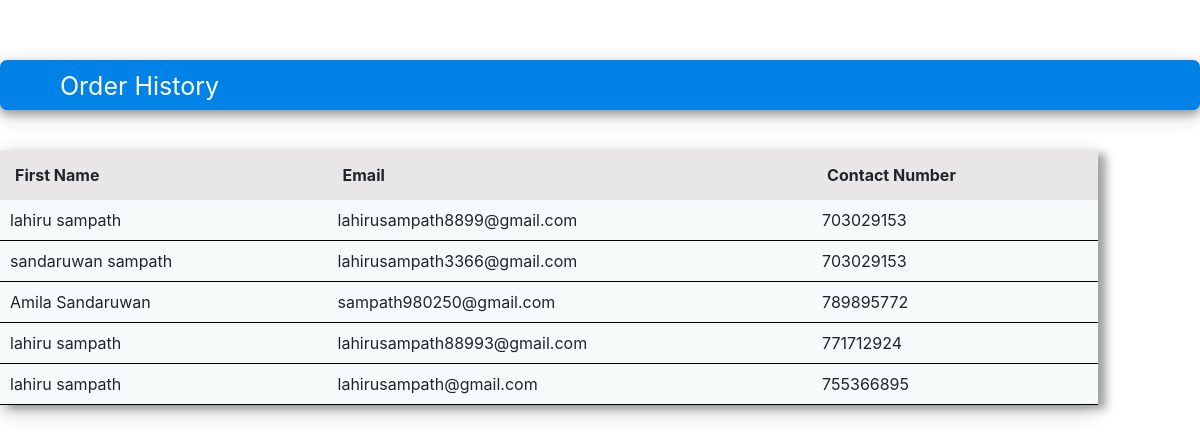
Page /page/users.php (signed in) on the committed database.
### tables this page shows
CREATE TABLE IF NOT EXISTS `user` (
  `id` int(11) NOT NULL AUTO_INCREMENT,
  `fname` varchar(15) NOT NULL,
  `lname` varchar(15) NOT NULL,
  `email` varchar(40) NOT NULL,
  `number` int(11) NOT NULL,
  `password` varchar(255) NOT NULL,
  `role` varchar(10) NOT NULL DEFAULT 'user',
  PRIMARY KEY (`id`)
);

### page/users.php (the view, shortened to what this page needs)
<?php
    include('conn.php');
?>
<html>
    <head>
        <link rel="stylesheet" href="https://stackpath.bootstrapcdn.com/bootstrap/4.4.1/css/bootstrap.min.css">
    </head>
    <body>
        <div class="head">
            Order History
        </div>
        <div class="row">
            <div class="col-md-11">
                <table class="tb1">
                        <tr>
                            <th>First Name</th>
                            <th>Email</th>
                            <th>Contact Number</th>
                        </tr>
                        <?php
                            $q="SELECT * FROM `user`";
                            $q_result=mysqli_query($con,$q);
                            if($q_result){
                                 while($b_id_recode=mysqli_fetch_assoc($q_result)){
                                     $tb1="<tr>";
                                     $tb1.="<td>$b_id_recode[fname] $b_id_recode[lname]</td>";
                                     $tb1.="<td>$b_id_recode[email]</td>";
                                     $tb1.="<td>$b_id_recode[number]</td>";
                                     $tb1.="</tr>";
                                     echo $tb1;
                                 }
                                }
                        ?>
                    </table>
            </div>
        </div>
    </body>
</html>

### page/users.php (style rules this page uses)
.head { background-color:#0082e6; width 100%; height: 50px; border-radius: 7px; color: white; padding: 8px 60px; font-size: 25px; margin:0 0 20px; margin-top: 60px; box-shadow: 0 4px 8px 0 rgba(0, 0, 0, 0.3), 0 6px 20px 0 rgba(0, 0, 0, 0.2); user-select: none; }
.tb1 { margin-top: 20px; width: 100%; text-align: center; box-shadow: 8px 4px 8px 0 rgba(0, 0, 0, 0.3), 0 6px 20px 0 rgba(0, 0, 0, 0.2); }
.tb1 th { padding: 15px; background-color: #e8e6e6; text-align:left; }
.tb1 td { padding: 10px; background-color: #f7fafa; border-bottom: 1px solid black; text-align:left; }

### rows in the picture
user: fname "lahiru", lname "sampath", email "lahirusampath8899@gmail.com", number "703029153"
user: fname "sandaruwan", lname "sampath", email "lahirusampath3366@gmail.com", number "703029153"
user: fname "Amila", lname "Sandaruwan", email "sampath980250@gmail.com", number "789895772"
user: fname "lahiru", lname "sampath", email "lahirusampath88993@gmail.com", number "771712924"
user: fname "lahiru", lname "sampath", email "lahirusampath@gmail.com", number "755366895"
